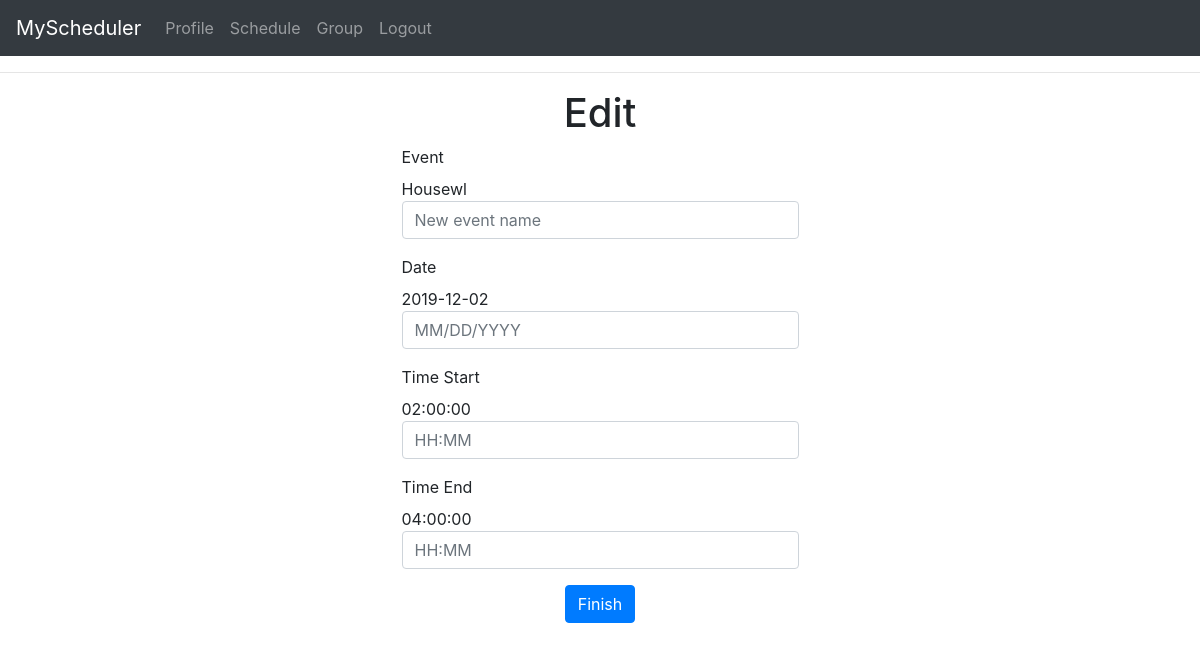
/edit/5 (signed in), run on the app's committed database.
### app/models.py (models this page shows, shortened)
class Event(db.Model):
    id = db.Column(db.Integer, primary_key=True)
    event_name = db.Column(db.String(128))
    event_date = db.Column(db.DateTime)
    event_timeEnd = db.Column(db.DateTime)
    event_timeStart=db.Column(db.DateTime)
    user_id = db.Column(db.Integer, db.ForeignKey('user.id'))

### app/routes.py (the view, shortened to what this page needs)
@app.route('/edit/<e>', methods=['GET', 'POST'])
@login_required
def edit(e):
    Event_to_edit=  Event.query.get_or_404(e)
    form = CreateForm()
    return render_template('edit.html', title='Edit', form=form,  Event_to_edit= Event_to_edit)

### app/form.py
class CreateForm(FlaskForm):
    event_name = StringField('Event', validators=[DataRequired()])
    event_date = DateTimeField('Date', format='%m/%d/%Y', validators=[DataRequired("Format 12/01/2019")])
    event_timeStart = DateTimeField('Time Start', format='%H:%M')
    event_timeEnd =DateTimeField('Time End',  format='%H:%M')
    event_submit = SubmitField('Finish')

### app/models.py (called while the page is built)
@login.user_loader
def load_user(id):
    return User.query.get(int(id))

### app/templates/edit.html (shortened to what this page needs)
{% extends "base.html" %}
{% block content %}
	<div class="row d-flex justify-content-center">
		<h1>Edit</h1>
	</div>
	<form action="" method="post">
		<div class="row d-flex justify-content-center">
			<p>
				{{ form.event_name.label }}<br>
				{{ Event_to_edit.event_name}}<br>
				{{ form.event_name(size=32, class_="form-control", placeholder="New event name") }}
			</p>
		</div>
		<div class="row d-flex justify-content-center">
			<p>
				{{ form.event_date.label }}<br>
				{{ Event_to_edit.event_date.date()}} <br>
				{{ form.event_date(size=32, class_="form-control", placeholder="MM/DD/YYYY") }}
			</p>
		</div>
		<div class="row d-flex justify-content-center">
			<p>
				{{ form.event_timeStart.label }}<br>
				{{ Event_to_edit.event_timeStart.time()}} <br>
				{{ form.event_timeStart(size=32, class_="form-control", placeholder="HH:MM") }}
			</p>
		</div>
		<div class="row d-flex justify-content-center">
			<p>
				{{ form.event_timeEnd.label }}<br>
				{{ Event_to_edit.event_timeEnd.time()}} <br>
				{{ form.event_timeEnd(size=32, class_="form-control", placeholder="HH:MM") }}
			</p>
		</div>
		<div class="row d-flex justify-content-center">
			<p>{{ form.event_submit(class="btn btn-primary") }}</p>
		</div>
    </form>
{% endblock %}:w

### data on the page
Event: event_name "Housewl", event_date "2019-12-02", event_timeStart.time "02:00:00", event_timeEnd.time "04:00:00"
